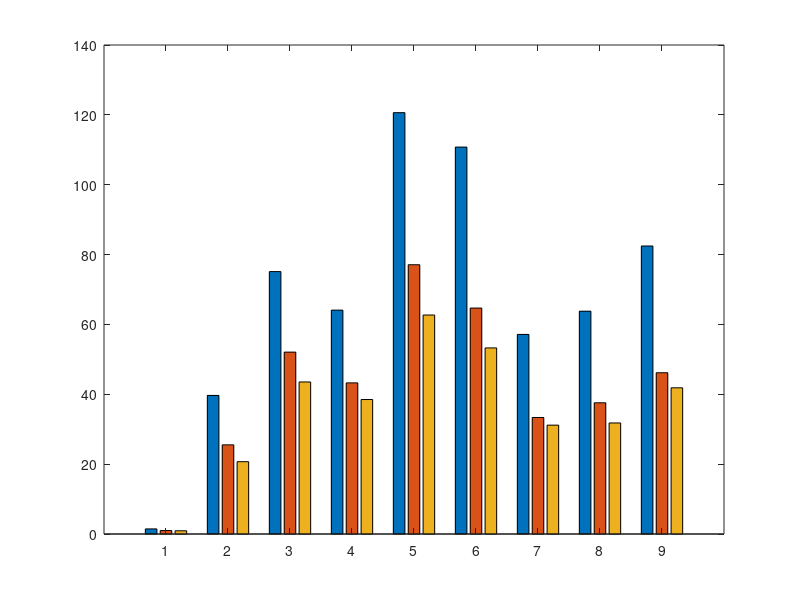

The MATLAB source for this figure: (Note: this script raises an error after producing the figure.)
% get the figure handle
f = figure;

% elapsed time for each method
elapsed_time_box = [1.460306 39.673639 75.132291 64.093246 120.635146 110.777648 57.140650 63.791903 82.458022];
elapsed_time_sphere = [0.990574 25.529654 52.073329 43.266838 77.094668 64.687723 33.358215 37.570704 46.172744];
elapsed_time_octree = [0.922707 20.704475 43.528195 38.502979 62.694150 53.275849 31.164352 31.789115 41.856239];
elapsed_time = [elapsed_time_box', elapsed_time_sphere', elapsed_time_octree'];

% draw bar
b = bar(elapsed_time);
% highlight the minimun elapsed time search method
b(3).LineWidth = 2;
b(3).EdgeColor = 'red';

% title
title('elapsed time for three search methods');
% x-axis label
xlabel('Data Frame');
% y-axis label
ylabel('Elapsed Time'); 
% legend
legend('bounding box','bounding sphere','bounding octree');

% store the image
saveas(f,'PA4OutputFig/elapsed_time.png');